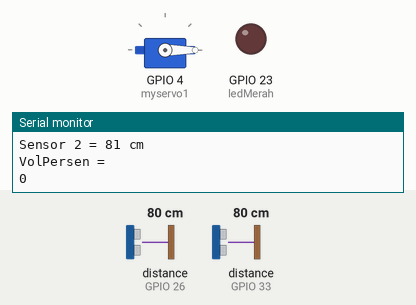
A sketch run on a simulated ESP32. Parts: servo, output pins drawn as LEDs (lit = HIGH), the last lines printed to the serial monitor. Wiring (inferred from the names in the program): 2 × ultrasonic range finder: trigger GPIO 25, echo GPIO 33 / trigger GPIO 27, echo GPIO 26. The test bench sets the inputs (shaded band); at power-on: distance to the obstacle (sensors on GPIO 26, GPIO 33) 80 cm. The echo pulse lasts 58.3 µs per cm; pins used as bus, display or sensor lines are not drawn.

Above: at 2.7 s.
2.8 s: distance to the obstacle (sensor on GPIO 26) set to 12 cm
4.7 s: distance to the obstacle (sensor on GPIO 26) set to 9 cm
At 6.3 s:
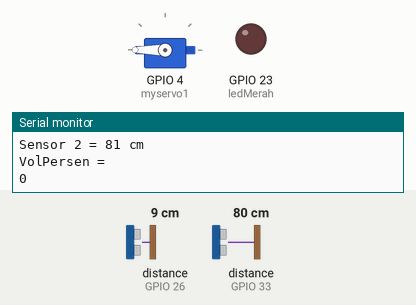
7.0 s: distance to the obstacle (sensor on GPIO 26) set to 18 cm
At 8.8 s:
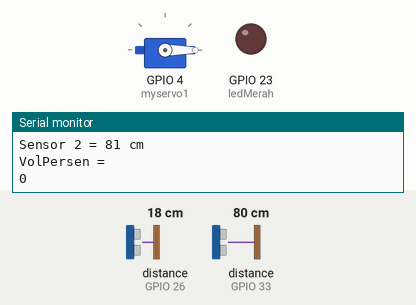
10.0 s: distance to the obstacle (sensor on GPIO 33) set to 4 cm
11.7 s: distance to the obstacle (sensor on GPIO 33) set to 2 cm
At 13.6 s:
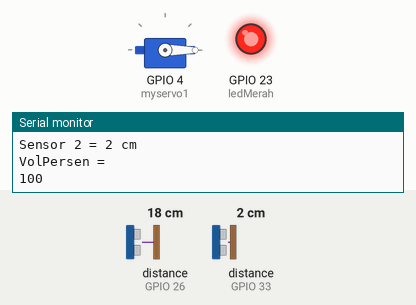
14.0 s: distance to the obstacle (sensor on GPIO 26) set to 2 cm
At 15.3 s:
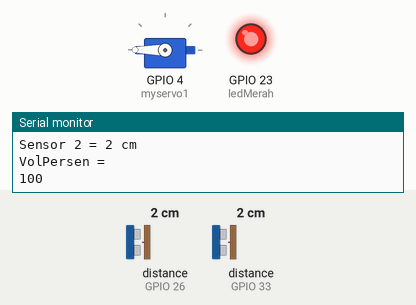
Timing chart, 0 to 17.0 s (numbered marks = the images above; inputs shaded):
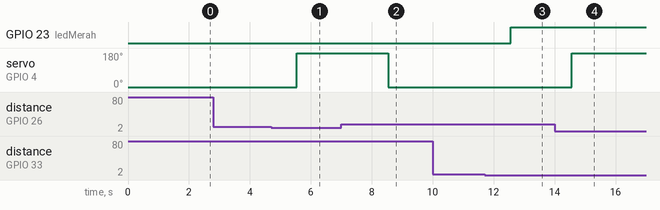

The sketch:

tempat_sampah_IoT.ino
```cpp
/*
This example shows how to connect to Cayenne using an ESP32 and send/receive sample data.

The CayenneMQTT Library is required to run this sketch. If you have not already done so you can install it from the Arduino IDE Library Manager.

Steps:
1. If you have not already installed the ESP32 Board Package install it using the instructions here: https://github.com/espressif/arduino-esp32/blob/master/README.md#installation-instructions.
2. Select your ESP32 board from the Tools menu.
3. Set the Cayenne authentication info to match the authentication info from the Dashboard.
4. Set the network name and password.
5. Compile and upload the sketch.
6. A temporary widget will be automatically generated in the Cayenne Dashboard. To make the widget permanent click the plus sign on the widget.
*/

//#define CAYENNE_DEBUG
#define CAYENNE_PRINT Serial
#define CAYENNE_DEBUG
#include <CayenneMQTTESP32.h>
#include <ESP32Servo.h>
const int triggerPin_1 = 27;
const int echoPin_1 = 26;
unsigned int duration_1;
unsigned int jarak1;
const int triggerPin_2 = 25;
const int echoPin_2 = 33;
const int ledMerah = 23;
unsigned int duration_2;
unsigned int jarak2;

// WiFi network info.
char ssid[] = "";
char wifiPassword[] = "";

// Cayenne authentication info. This should be obtained from the Cayenne Dashboard.
char* username = "";
char* password = "";
char* clientID = "";

float x0, x1;
int volPersen;
Servo myservo1;

void setup() {
  Serial.begin(9600);
  Cayenne.begin(username, password, clientID, ssid, wifiPassword);
  pinMode(triggerPin_1, OUTPUT);
  pinMode(echoPin_1, INPUT);
  pinMode(triggerPin_2, OUTPUT);
  pinMode(echoPin_2, INPUT);
  pinMode (ledMerah, OUTPUT);
  digitalWrite(ledMerah, LOW);
  myservo1.attach(4);
  myservo1.write(0);

}
void readSensor_1() {
  digitalWrite(triggerPin_1, LOW);
  delayMicroseconds(2);
  digitalWrite(triggerPin_1, HIGH);
  delayMicroseconds(10);
  digitalWrite(triggerPin_1, LOW);
  duration_1 = pulseIn(echoPin_1, HIGH);
  jarak1 = (duration_1 / 2) / 28.5;
  Serial.print("Sensor 1 = ");
  Serial.print(jarak1);
  Serial.println(" cm");
}
void readSensor_2() {
  digitalWrite(triggerPin_2, LOW);
  delayMicroseconds(2);
  digitalWrite(triggerPin_2, HIGH);
  delayMicroseconds(10);
  digitalWrite(triggerPin_2, LOW);
  duration_2 = pulseIn(echoPin_2, HIGH);
  jarak2 = (duration_2 / 2) / 28.5;
  Serial.print("Sensor 2 = ");
  Serial.print(jarak2);
  Serial.println(" cm");
  if (jarak2 > 25 ){
    jarak2 = 25;
  }
  else if (jarak2 <= 2 ) {
    jarak2 = 0;
  }
  else {
    jarak2 = jarak2;
  }


  Serial.println("VolPersen = ");
  Serial.println(volPersen);
}

void bukaTutup(){
 if(jarak1 <= 10 && jarak1 > 1){
    myservo1.write(180);
    delay(2000);
  }
  else{
    myservo1.write(0);
    x0 = 25 - jarak2;
    volPersen = x0 * 100/25;
    Cayenne.virtualWrite(1, volPersen);
  }
}


void loop() {
  Cayenne.loop();
  readSensor_1();
  readSensor_2();
  bukaTutup();
  if (volPersen > 90 ) {
    digitalWrite(ledMerah, HIGH);
  }
  else{
    digitalWrite(ledMerah, LOW);
  }
}
```

Measured:
- the behaviour switches between 11 and 10 cm on distance to the obstacle (sensor on GPIO 26) (found by bisection; images 0 and 1)
- the behaviour switches between 3 and 2 cm on distance to the obstacle (sensor on GPIO 33) (found by bisection; images 2 and 3)
- after the input at 4.7 s, servo on GPIO 4 (myservo1): 0° → 180° after 0.83 s
- after the input at 7.0 s, servo on GPIO 4 (myservo1): 180° → 0° after 1.5 s
- after the input at 11.7 s, GPIO 23 (ledMerah): LOW → HIGH after 0.86 s
- after the input at 14.0 s, servo on GPIO 4 (myservo1): 0° → 180° after 0.56 s
